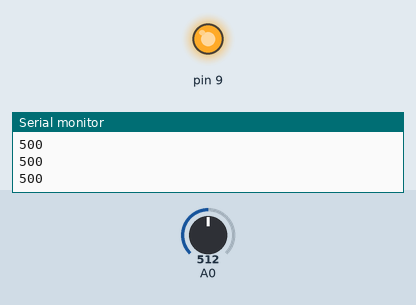
The sketch below on a simulated Arduino Uno, built with avr-gcc and run on an emulated ATmega328P. On the bench: output pins drawn as LEDs (lit = HIGH), the last lines printed to the serial monitor. Inputs (shaded band) come from the test bench; at power-on: A0 = 512.

Above: at 1.2 s.
1.3 s: A0 set to 482
At 1.7 s:
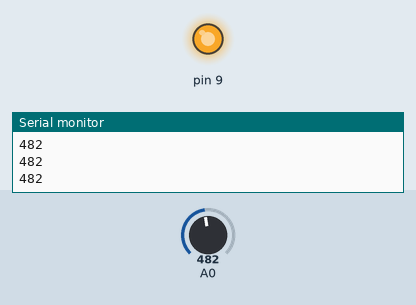
2.8 s: A0 set to 306
At 4.0 s:
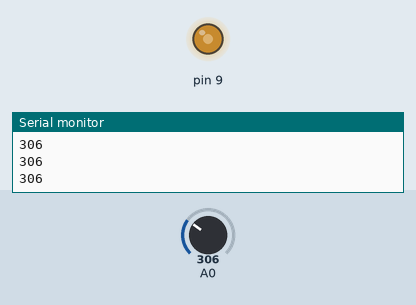
4.3 s: A0 set to 90
At 5.3 s:
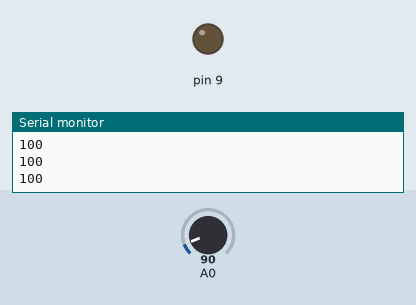
Timing chart, 0 to 7.3 s (numbered marks = the images above; inputs shaded):
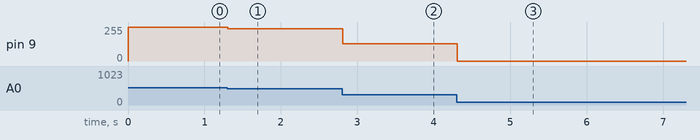

Measured:
- after the input at 1.3 s, pin 9: 255/255 → 243/255 at once
- after the input at 2.8 s, pin 9: 243/255 → 131/255 at once
- after the input at 4.3 s, pin 9: 131/255 → 0/255 at once

The sketch:

dtd_LED_Dimming_with_Photoresistor_0517.ino
```cpp
void setup() {
  // put your setup code here, to run once:
  Serial.begin(9600);
}

void loop() {
  int sensorValue = analogRead(A0);
  if(sensorValue >= 500){
    sensorValue = 500;
  }
  else if(sensorValue <= 100){
    sensorValue = 100;
  }
  Serial.println(sensorValue);
  int dimming = map(sensorValue,100,500,0,255);
   analogWrite(9,dimming);
   delay(1);
}
```
